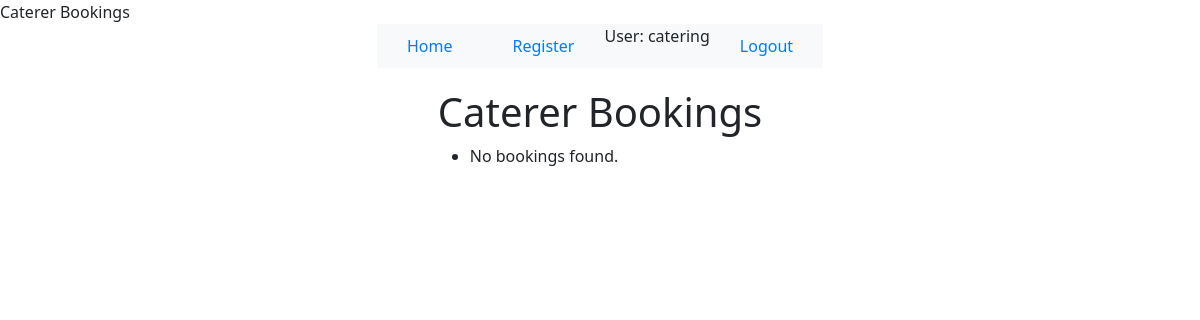
Page /catalog/caterer-bookings/ (signed in) on the earlier database version.
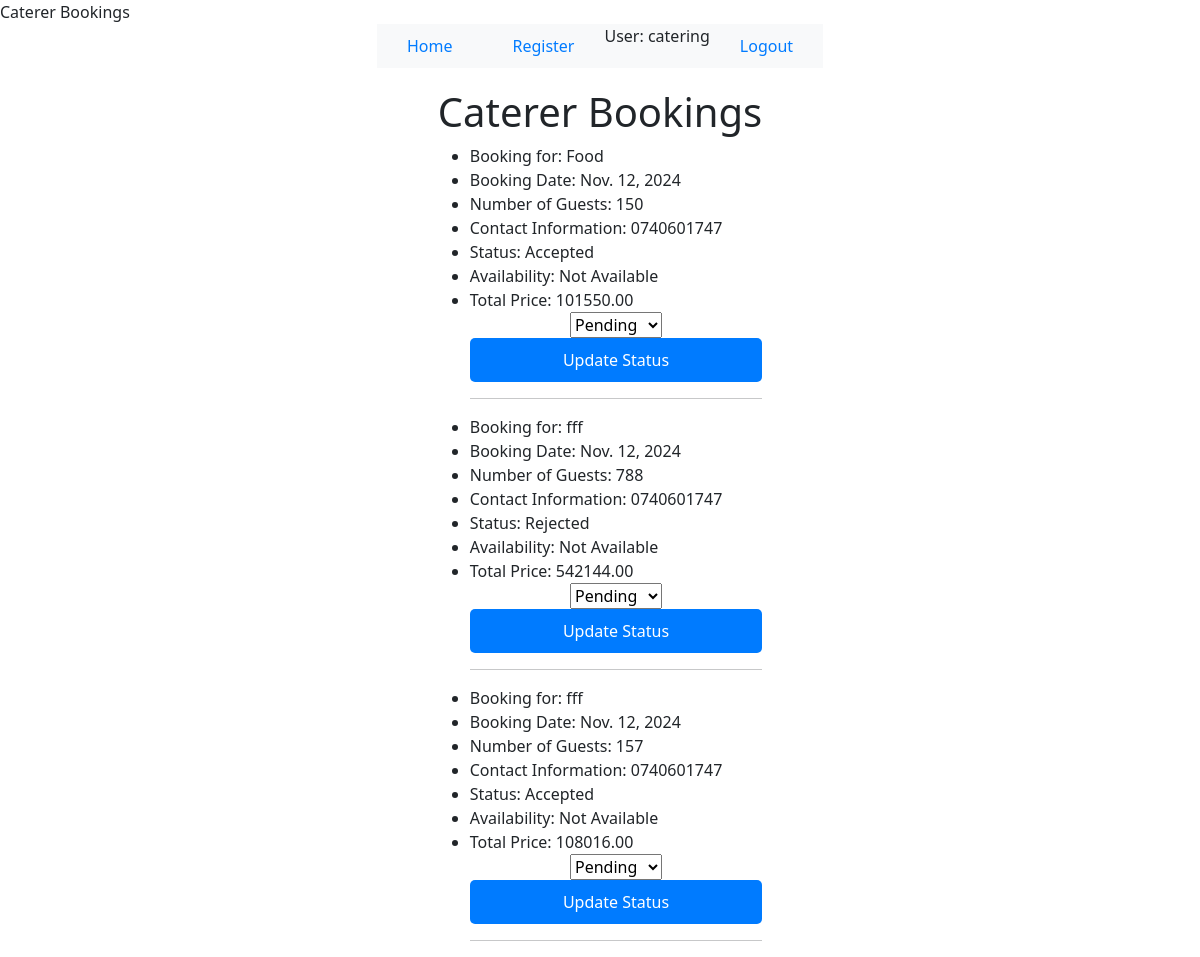
Same page on the later database version.
### catalog/models.py (models this page shows, shortened)
class BookCatering(models.Model):
    STATUS_CHOICES = [
        ('P', 'Pending'),
        ('A', 'Accepted'),
        ('R', 'Rejected'),
    ]
    user = models.ForeignKey(settings.AUTH_USER_MODEL, on_delete=models.SET_NULL, null=True, blank=True)
    catering = models.ForeignKey(Catering, on_delete=models.CASCADE)
    booking_date = models.DateField()
    num_guests = models.PositiveIntegerField()
    contact_info = models.CharField(max_length=255)
    status = models.CharField(max_length=1, choices=STATUS_CHOICES, default='P')
    total_price = models.DecimalField(max_digits=10, decimal_places=2, default=0)  # Total price column

class Catering(models.Model):
    AVAILABILITY_CHOICES = [
        ('A', 'Available'),
        ('N', 'Not Available'),
    ]
    catering_id = models.AutoField(primary_key=True)
    user_id = models.ForeignKey(settings.AUTH_USER_MODEL, on_delete=models.SET_NULL, null=True, blank=True)
    service_name = models.CharField(max_length=255)
    cuisine_type = models.CharField(max_length=255)
    number_of_people = models.PositiveIntegerField()
    availability_status = models.CharField(max_length=1, choices=AVAILABILITY_CHOICES, default='A')
    rate_per_person = models.DecimalField(max_digits=10, decimal_places=2)
    menu = models.ImageField(upload_to='venue_images/', null=True, blank=True)
    menu2 = models.ImageField(upload_to='venue_images/', null=True, blank=True)

### catalog/views.py (the view)
# urls.py: path('caterer-bookings/', views.caterer_bookings, name='caterer_bookings'),
def caterer_bookings(request):
    caterer_bookings = BookCatering.objects.filter(catering__user_id=request.user)
    context = {
        'caterer_bookings': caterer_bookings,
    }
    return render(request, 'caterer_bookings.html', context)

### catalog/templates/caterer_bookings.html (shortened to what this page needs)
{% extends 'base_generic.html' %}
{% block content %}
  <h1>Caterer Bookings</h1>
  <ul>
    {% for booking in caterer_bookings %}
      <li>Booking for: {{ booking.catering.service_name }}</li>
      <li>Booking Date: {{ booking.booking_date }}</li>
      <li>Number of Guests: {{ booking.num_guests }}</li>
      <li>Contact Information: {{ booking.contact_info }}</li>
      <li>Status: {{ booking.get_status_display }}</li>
      <li>Availability: {{ booking.catering.get_availability_status_display }}</li>
      <li>Total Price: {{ booking.total_price }}</li>
      <form method="post" action="{% url 'update_booking_status' booking.id %}">
        <select name="status">
          <option value="P">Pending</option>
        </select>
        <button type="submit">Update Status</button>
      </form>
      <hr>
    {% empty %}
      <li>No bookings found.</li>
    {% endfor %}
  </ul>
{% endblock %}

Differences in the rows shown:
added BookCatering: catering.service_name "Food", booking_date "Nov. 12, 2024", num_guests "150", contact_info "0740601747", status "Accepted", catering.availability_status "Not Available", total_price "101550.00"
added BookCatering: catering.service_name "fff", booking_date "Nov. 12, 2024", num_guests "788", contact_info "0740601747", status "Rejected", catering.availability_status "Not Available", total_price "542144.00"
added BookCatering: catering.service_name "fff", booking_date "Nov. 12, 2024", num_guests "157", contact_info "0740601747", status "Accepted", catering.availability_status "Not Available", total_price "108016.00"
Other differences:
text no longer shown: "No bookings found."
